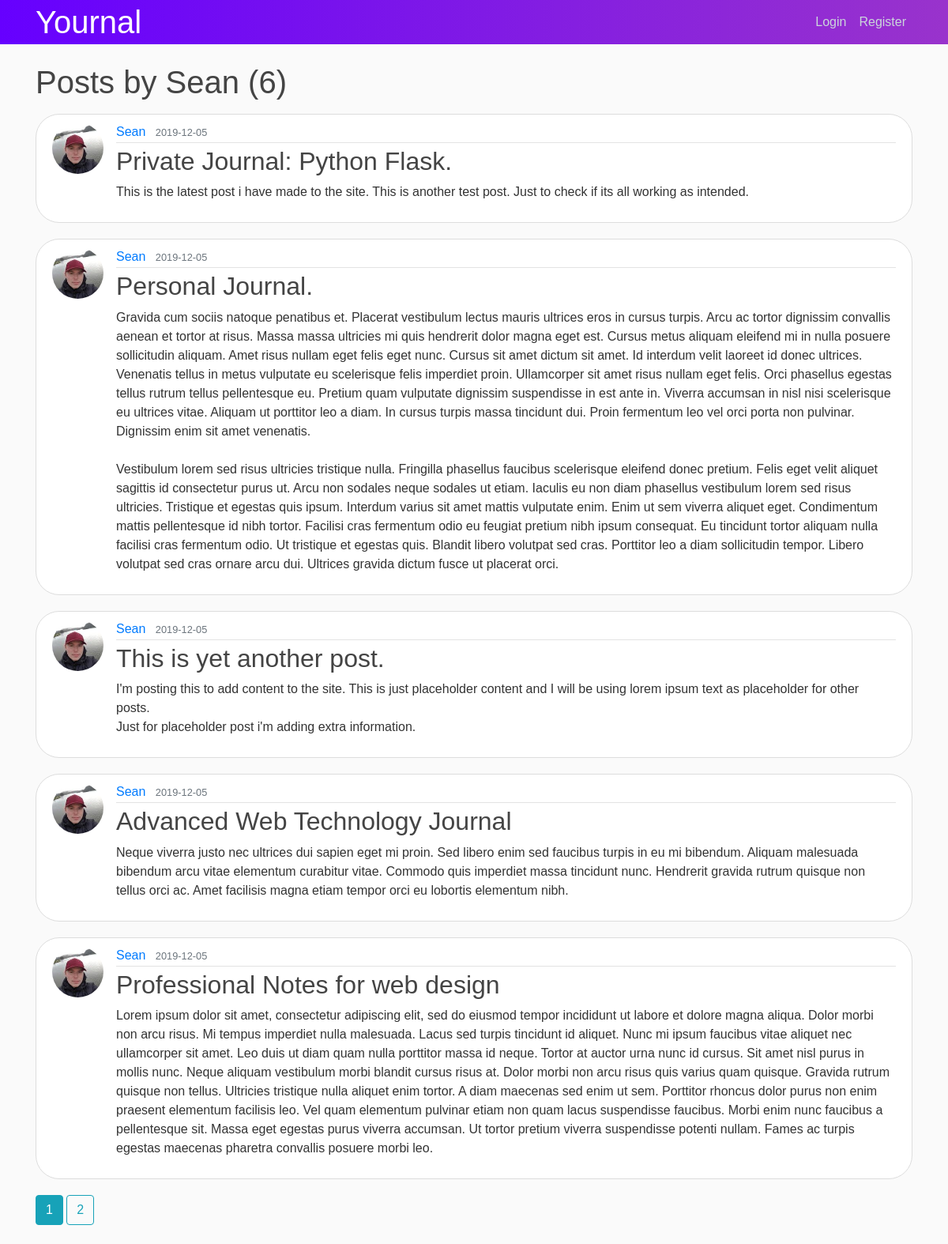
Screenshot of /user/Sean with the database file from the repository.
### yournal/models.py (models this page shows, shortened)
class User(db.Model, UserMixin):
    id = db.Column(db.Integer, primary_key=True)
    username = db.Column(db.String(20), unique=True, nullable=False)
    email = db.Column(db.String(120), unique=True, nullable=False)
    image_file = db.Column(db.String(20), nullable=False, default='default.jpg')
    password = db.Column(db.String(60), nullable=False)
    posts = db.relationship('Post', backref='author', lazy=True)

class Post(db.Model):
    id = db.Column(db.Integer, primary_key=True)
    title = db.Column(db.String(100), nullable=False)
    date_posted = db.Column(db.DateTime, nullable=False, default=datetime.utcnow)
    content = db.Column(db.Text, nullable=False)
    user_id = db.Column(db.Integer, db.ForeignKey('user.id'), nullable=False)

### yournal/routes.py (the view)
@app.route("/user/<string:username>")
def user_posts(username):
    page = request.args.get('page', 1, type=int)
    user = User.query.filter_by(username=username).first_or_404()
    posts = Post.query.filter_by(author=user)\
        .order_by(Post.date_posted.desc())\
        .paginate(page=page, per_page=5)
    return render_template('user_posts.html', posts=posts, user=user)

### yournal/templates/user_posts.html
{% extends "layout.html" %}
{% block content %}
    <h1 class="mb-3">Posts by {{ user.username }} ({{ posts.total }})</h1>
    {% for post in posts.items %}
        <article class="media content-section">
          <img class="rounded-circle article-img" src="{{ url_for('static', filename='images/' + post.author.image_file) }}">
          <div class="media-body">
            <div class="article-metadata">
              <a class="mr-2" href="{{ url_for('user_posts', username=post.author.username) }}">{{ post.author.username }}</a>
              <small class="text-muted">{{ post.date_posted.strftime('%Y-%m-%d') }}</small>
            </div>
            <h2><a class="article-title" href="{{ url_for('post', post_id=post.id) }}">{{ post.title }}</a></h2>
            <p class="article-content">{{ post.content }}</p>
          </div>
        </article>
    {% endfor %}
    {% for page_num in posts.iter_pages(left_edge=1, right_edge=1, left_current=1, right_current=2) %}
      {% if page_num %}
        {% if posts.page == page_num %}
          <a class="btn btn-info mb-4" href="{{ url_for('user_posts', username=user.username, page=page_num) }}">{{ page_num }}</a>
        {% else %}
          <a class="btn btn-outline-info mb-4" href="{{ url_for('user_posts', username=user.username, page=page_num) }}">{{ page_num }}</a>
        {% endif %}
      {% else %}
        ...
      {% endif %}
    {% endfor %}
{% endblock content %}

### yournal/static/main.css (style rules this page uses)
body { background: #fafafa; color: #333333; margin-top: 5rem; font-family: raleway, sans-serif; font-weight: 200; font-style: normal; }
h1, h2, h3, h4, h5, h6 { color: #444444; }
.content-section { background: #ffffff; padding: 10px 20px; border: 1px solid #dddddd; border-radius: 30px; margin-bottom: 20px; overflow: hidden; }
.article-title { color: #444444; }
.article-content { white-space: pre-line; }
.article-img { height: 65px; width: 65px; margin-right: 16px; }
.article-metadata { padding-bottom: 1px; margin-bottom: 4px; border-bottom: 1px solid #e3e3e3 }

### rows the page displays
User: username "Sean"
Post: image_file (picture), author.username "Sean", date_posted "2019-12-05", title "Private Journal: Python Flask.", content "This is the latest post i have made to the site. This is another test post. Just to check if its all working as intended."
Post: image_file (picture), author.username "Sean", date_posted "2019-12-05", title "Personal Journal.", content "Gravida cum sociis natoque penatibus et. Placerat vestibulum lectus mauris ultrices eros in cursus turpis. Arcu ac tortor dignissim convallis aenean et tortor at risus. Massa massa ultricies mi quis hendrerit dolor magna eget est. Cursus metus aliquam eleifend mi in nulla posuere sollicitudin aliquam. Amet risus nullam eget felis eget nunc. Cursus sit amet dictum sit amet. Id interdum velit laoreet id donec ultrices. Venenatis tellus in metus vulputate eu scelerisque felis imperdiet proin. Ullamcorper sit amet risus nullam eget felis. Orci phasellus egestas tellus rutrum tellus pellentesque eu. Pretium quam vulputate dignissim suspendisse in est ante in. Viverra accumsan in nisl nisi…"
Post: image_file (picture), author.username "Sean", date_posted "2019-12-05", title "This is yet another post.", content "I'm posting this to add content to the site. This is just placeholder content and I will be using lorem ipsum text as placeholder for other posts. Just for placeholder post i'm adding extra information."
Post: image_file (picture), author.username "Sean", date_posted "2019-12-05", title "Advanced Web Technology Journal", content "Neque viverra justo nec ultrices dui sapien eget mi proin. Sed libero enim sed faucibus turpis in eu mi bibendum. Aliquam malesuada bibendum arcu vitae elementum curabitur vitae. Commodo quis imperdiet massa tincidunt nunc. Hendrerit gravida rutrum quisque non tellus orci ac. Amet facilisis magna etiam tempor orci eu lobortis elementum nibh."
Post: image_file (picture), author.username "Sean", date_posted "2019-12-05", title "Professional Notes for web design", content "Lorem ipsum dolor sit amet, consectetur adipiscing elit, sed do eiusmod tempor incididunt ut labore et dolore magna aliqua. Dolor morbi non arcu risus. Mi tempus imperdiet nulla malesuada. Lacus sed turpis tincidunt id aliquet. Nunc mi ipsum faucibus vitae aliquet nec ullamcorper sit amet. Leo duis ut diam quam nulla porttitor massa id neque. Tortor at auctor urna nunc id cursus. Sit amet nisl purus in mollis nunc. Neque aliquam vestibulum morbi blandit cursus risus at. Dolor morbi non arcu risus quis varius quam quisque. Gravida rutrum quisque non tellus. Ultricies tristique nulla aliquet enim tortor. A diam maecenas sed enim ut sem. Porttitor rhoncus dolor purus non enim praesent…"

### other values shown
{{ posts.total }} "6"
{{ page_num }} "1"
{{ page_num }} "2"
